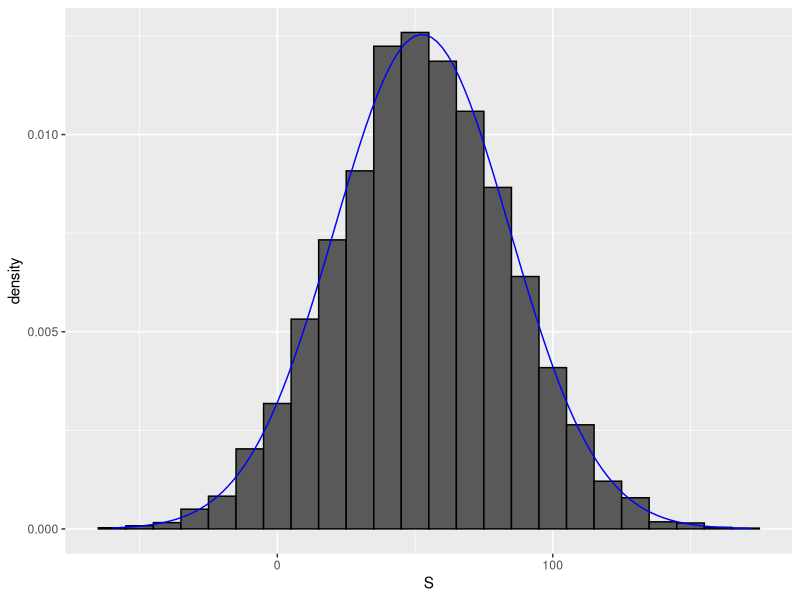

Recreate this plot in R.
## ---- chunk 1
library(tidyverse)
library(ggplot2)
## ---- chunk 2
beads <- rep( c("red", "blue"), times = c(2,3))
X <- ifelse(sample(beads, 1) == "blue", 1, 0)
## ---- chunk 3
ifelse(sample(beads, 1) == "blue", 1, 0)
ifelse(sample(beads, 1) == "blue", 1, 0)
ifelse(sample(beads, 1) == "blue", 1, 0)
## ---- chunk 4
color <- rep(c("Black", "Red", "Green"), c(18, 18, 2))
## ---- chunk 5
n <- 1000
X <- sample(ifelse(color == "Red", -1, 1),  n, replace = TRUE)
X[1:10]
## ---- chunk 6
X <- sample(c(-1,1), n, replace = TRUE, prob=c(9/19, 10/19))
## ---- chunk 7
X <- sample(c(-1,1), n, replace = TRUE, prob=c(9/19, 10/19))
S <- sum(X)
S
## ---- chunk 8
n <- 1000
B <- 10000
roulette_winnings <- function(n){
  X <- sample(c(-1,1), n, replace = TRUE, prob=c(9/19, 10/19))
  sum(X)
}
S <- replicate(B, roulette_winnings(n))
## ---- chunk 9
mean(S<0)
## ---- chunk 10
S %>% as.data.frame() %>%
  ggplot() +
  geom_histogram(aes(S, y= ..density..), binwidth = 10, col = "black") +
  geom_line(aes(x = S, y = dnorm(S, mean(S), sd(S))), col = "blue")
## ---- chunk 11
n <- 1000
pbinom(n/2, size = n, prob = 10/19)
## ---- chunk 12
B <- 10^6
x <- sample(c(-1,1), B, replace = TRUE, prob=c(9/19, 10/19))
mean(x)
## ---- chunk 13
2 * sqrt(90)/19
## ---- chunk 14
n <- 1000
sqrt(n) * 2 * sqrt(90)/19
## ---- chunk 15
library(dslabs)
x <- heights$height
m <- mean(x)
s <- sqrt(mean((x-m)^2))
## ---- chunk 16
identical(s, sd(x))
s-sd(x)
## ---- chunk 17
n <- length(x)
s-sd(x)*sqrt((n-1) / n)
